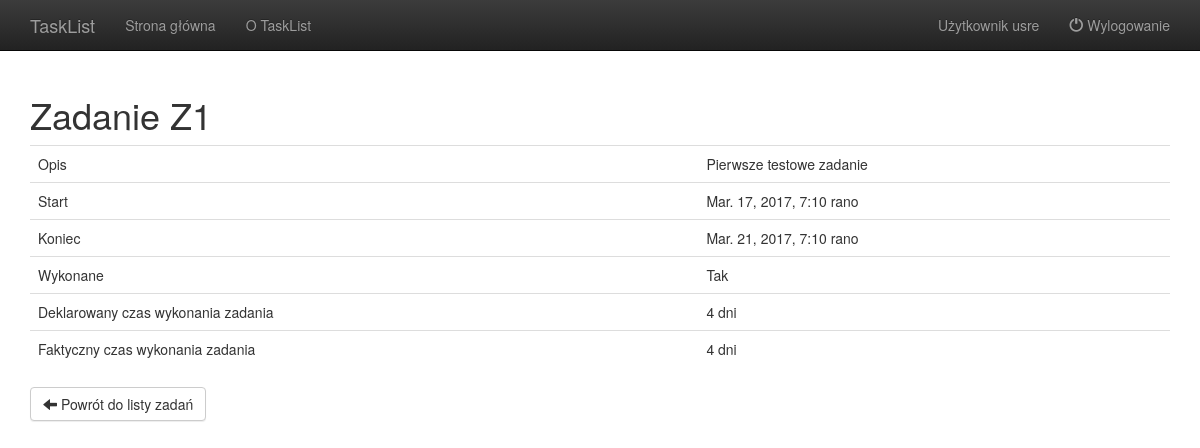
/task/details/7 (signed in), run on the app's committed database.
### TaskList/models.py (models this page shows, shortened)
class Task(models.Model):
    user = models.ForeignKey(User)
    name = models.CharField(max_length=256)
    description = models.TextField(max_length=4000)
    start = models.DateTimeField(default=datetime.now)
    end = models.DateTimeField(default=datetime.now)
    done = models.BooleanField(default=False)
    def calculate_task_time(self):
        return self.end - self.start
    def calculate_real_task_time(self):
        real_task_time = datetime.now(timezone.utc) - self.start
        if not self.done:
            return real_task_time
        return self.calculate_task_time()
    def get_localized_task_time(self):
        return polish_timedelta.localize(self.calculate_task_time())
    def get_localized_real_task_time(self):
        return polish_timedelta.localize(self.calculate_real_task_time())

### TaskList/list_views.py (the view)
# urls.py: url(r'^task/details/(?P<pk>\d+)$', TaskDetailsView.as_view(), name='task_details'),
@method_decorator(login_required, 'dispatch')
class TaskDetailsView(DetailView):
    template_name = "TaskList/task_details.html"
    model = Task
    def get_context_data(self, **kwargs):
        context = super(TaskDetailsView, self).get_context_data(**kwargs)
        context['user'] = self.request.user
        return context

### TaskList/AuthenticationBackend.py (called while the page is built)
    def get_user(self, user_id):
        try:
            return User.objects.get(pk=user_id)
        except User.DoesNotExist:
            return None

### TaskList/polish_timedelta.py (called while the page is built)
def _pluralize(quantity, dictionary):
    remainder = quantity % 10
    if isinstance(dictionary, dict):
        if 1 < remainder < 5:
            return dictionary['plural1']
        elif quantity == 1:
            return dictionary['singular']
        else:
            return dictionary['plural2']
    else:
        raise TypeError('Nie podano słownika')

### TaskList/templates/TaskList/task_details.html (shortened to what this page needs)
{% extends "layout.html" %}
{% block content %}
<h1>Zadanie {{object.name}}</h1>
<table class="table">
    <tbody>
        <tr>
            <td>Opis</td><td>{{object.description}}</td>
        </tr>
        <tr>
            <td>Start</td><td>{{object.start}}</td>
        </tr>
        <tr>
            <td>Koniec</td><td>{{object.end}}</td>
        </tr>
        <tr>
            <td>Wykonane</td><td>{% if object.done %}Tak{% else %}Nie{% endif %}</td>
        </tr>
        <tr>
            <td>Deklarowany czas wykonania zadania</td>
            <td>{{object.get_localized_task_time}}</td>
        </tr>
        <tr>
            <td>Faktyczny czas wykonania zadania</td>
            <td>{{object.get_localized_real_task_time}}</td>
        </tr>
    </tbody>
</table>
<a class="btn btn-default" href="{% url 'task_list' %}"><span class="glyphicon glyphicon-arrow-left"></span>
    Powrót do listy zadań
</a>
{% endblock %}

### TaskList/templates/layout.html (shortened to what this page needs)
<!DOCTYPE html>
<html>
<head>
    {% load staticfiles %}
    <link rel="stylesheet" href="{% static 'css/bootstrap-theme.min.css' %}" />
    <link rel="stylesheet" href="{% static 'css/bootstrap.min.css' %}" />
</head>
<body>
<nav class="navbar navbar-inverse navbar-fixed-top">
    <div class="container">
        <div class="navbar-header">
            {% if user.is_authenticated %}
            <a class="navbar-brand" href="/tasks">TaskList</a>
            {% else %}
            <a class="navbar-brand" href="/">TaskList</a>
            {% endif %}
        </div>
        <div id="navbar" class="collapse navbar-collapse">
            <ul class="nav navbar-nav">
                <li class="{% if active == 'tasks' or active == 'home' %}active{% endif %}">
                    {% if user.is_authenticated %}
                    <a href="/tasks">Strona główna</a>
                    {% else %}
                    <a href="/">Strona główna</a>
                    {% endif %}
                </li>
                <li class="{% if active == 'about' %}active{% endif %}">
                    <a href="/about">O TaskList</a>
                </li>
            </ul>
            {% if user.is_authenticated %}
            <ul class="nav navbar-nav navbar-right">
                <li class="{% if active == 'user' %}active{% endif %}"><a href="/user">Użytkownik {{user}}</a></li>
                <li><a href="/logout"><span class="glyphicon glyphicon-off"></span>&nbsp;Wylogowanie</a></li>
            </ul>
            {% endif %}
        </div>
    </div>
</nav>
<div class="container">
    {% block content %}
    {% endblock content %}
</div>
</body>
</html>

### TaskList/templates/layout.html (style rules this page uses)
body { padding-top: 75px; }

### data on the page
Task: name "Z1", description "Pierwsze testowe zadanie", start "Mar. 17, 2017, 7:10 rano", end "Mar. 21, 2017, 7:10 rano", get_localized_task_time "4 dni", get_localized_real_task_time "4 dni"

### other printed values
{{ user }} "usre"
